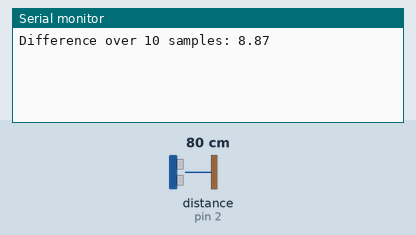
Bench run of a sketch on a simulated Arduino Uno, built with avr-gcc and run on an emulated ATmega328P. Shown: the last lines printed to the serial monitor. Wiring (inferred from the names in the program): ultrasonic range finder: trigger pin 3; echo pin 2. Inputs (shaded band) come from the test bench; at power-on: distance to the obstacle (sensor on pin 2) 80 cm. The echo pulse lasts 58.3 µs per cm.

Above: at 1.2 s.
1.3 s: distance to the obstacle (sensor on pin 2) set to 9 cm
At 2.0 s:
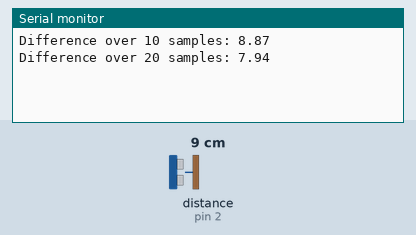
4.3 s: distance to the obstacle (sensor on pin 2) set to 2 cm
At 4.9 s:
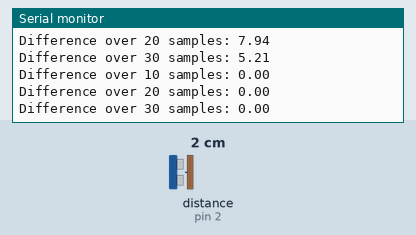
5.8 s: distance to the obstacle (sensor on pin 2) set to 120 cm
At 5.8 s:
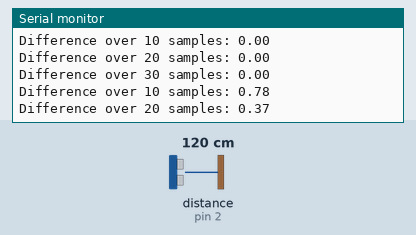
Timing chart, 0 to 8.8 s (numbered marks = the images above; inputs shaded):
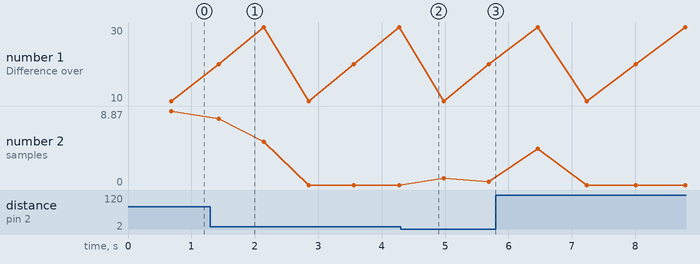

Measured:
- after the input at 1.3 s, the serial monitor: prints a new line after 0.13 s (image 1)
- plotted number 2: 0 → 0.37 after the input at 4.3 s, 0.37 → 0.07 after the input at 5.8 s

The sketch:

reading_ultrasonic.ino
```cpp
#define trigPin 3
#define echoPin 2
#define MAX_READINGS 30

double duration, distance, prev_distance, avg_distance;
double differences[MAX_READINGS];
double sum;
short count;

float alpha; // factor to tune: 0 = maximum averaging. 1 = no average.


void setup() {
  Serial.begin (9600);
  pinMode(trigPin, OUTPUT);
  pinMode(echoPin, INPUT);

  alpha = 0.8;
  count = 0;
  sum = 0;
  prev_distance = 0;
}

void loop() {
  // Measure distance from sensor by sending an ultrasonic signal
  // and measuring how much time is needed for the signal to be
  // reflected back.
  digitalWrite(trigPin, LOW);  // Added this line
  delayMicroseconds(2); // Added this line
  digitalWrite(trigPin, HIGH);
  delayMicroseconds(10); // Added this line
  digitalWrite(trigPin, LOW);
  duration = pulseIn(echoPin, HIGH);
  distance = (duration/2) / 29.1;

//  avg_distance = alpha * distance + (1-alpha) * avg_distance;
//  distance = avg_distance;
//  Serial.println(avg_distance);

  // Measure difference between consecutive readings
  differences[count] = abs(distance - prev_distance);

  // Store measured distance in a variable
  prev_distance = distance;

  sum += differences[count];
  count += 1;

  // Print the average difference of the last "count" readings
  if (count % 10 == 0){
    Serial.print("Difference over ");
    Serial.print(count);
    Serial.print(" samples: ");
    Serial.println(sum/(count-1));
  }

  // Restart the computation after MAX_READINGS have been done
  if (count == MAX_READINGS){
    count = 0;
    sum = 0;
  }

  // Wait before reading the distance again
  delay(70);
}
```
